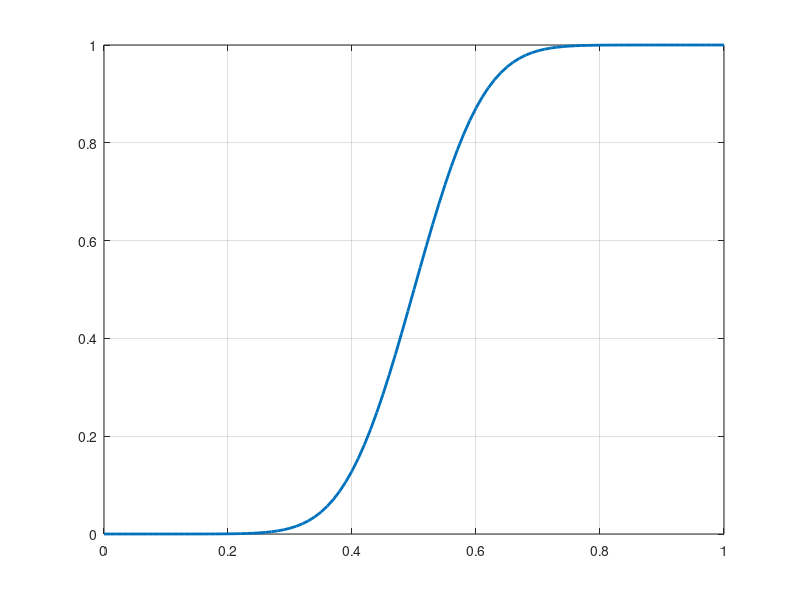

MATLAB code to generate this figure:
d= [0:0.01:1];
fun = @(x) exp(-x.^2);
ERF_COEFF = 2/sqrt(pi);
sigmoid =zeros(size(d));
for i=1:size(sigmoid,2)
    sigmoid(i) = (1+ERF_COEFF*integral(fun, 0, 8*(d(i)-0.5)))/2;
end
plot(d, sigmoid, 'linewidth', 2);
grid on
